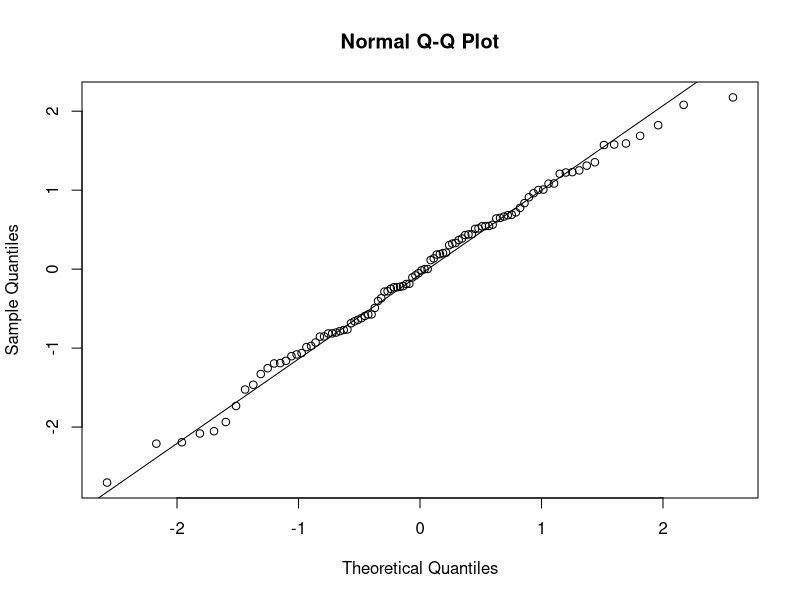
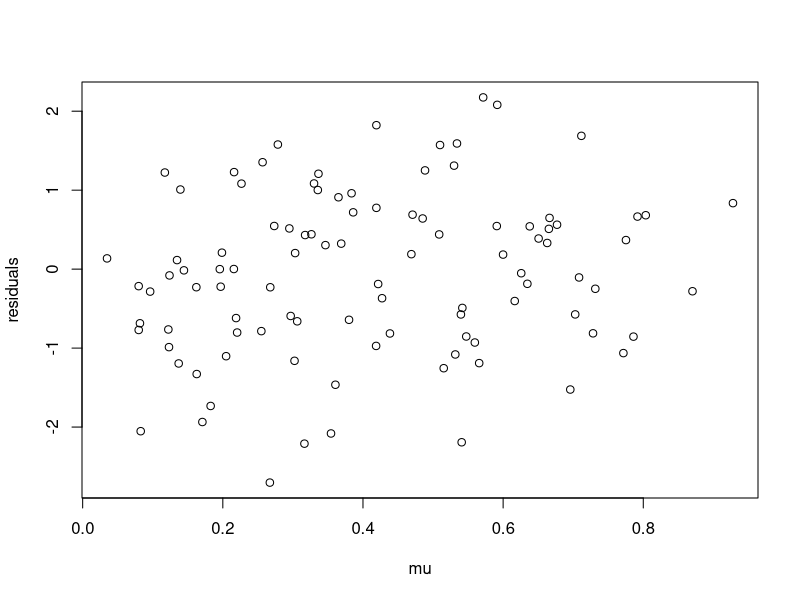
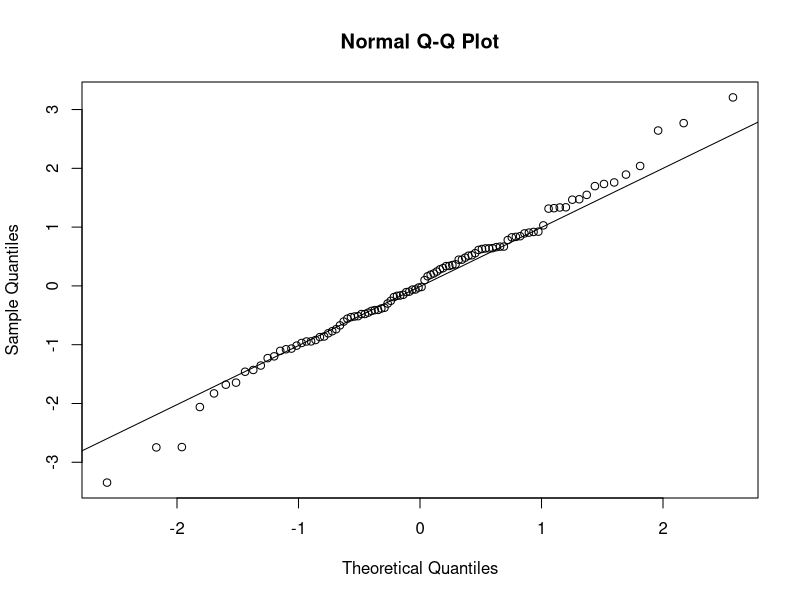
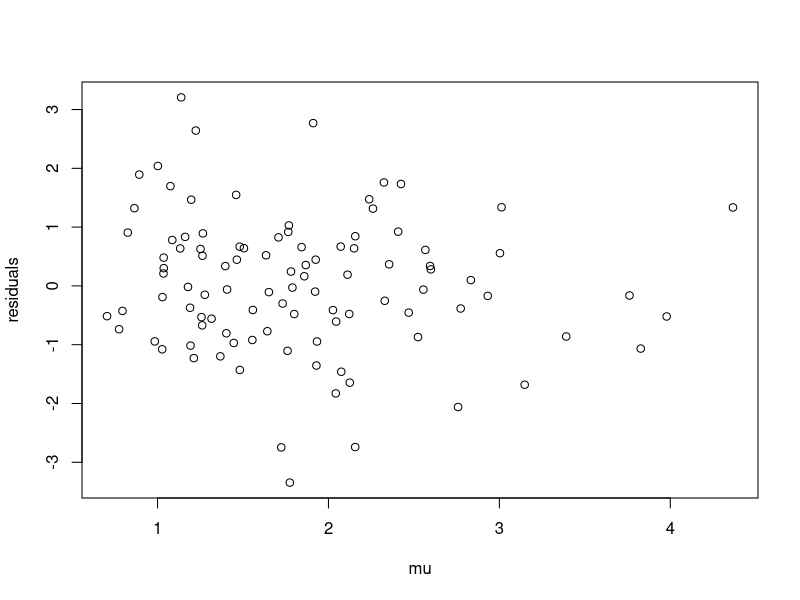
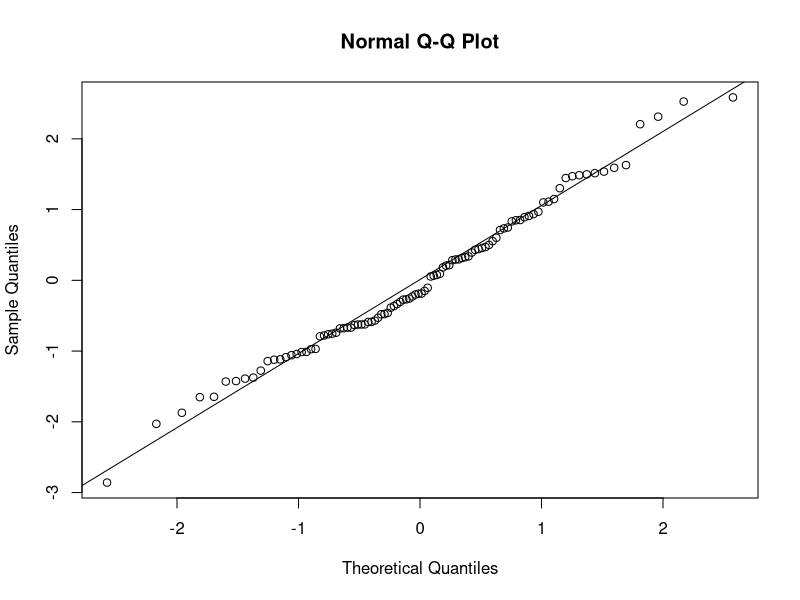
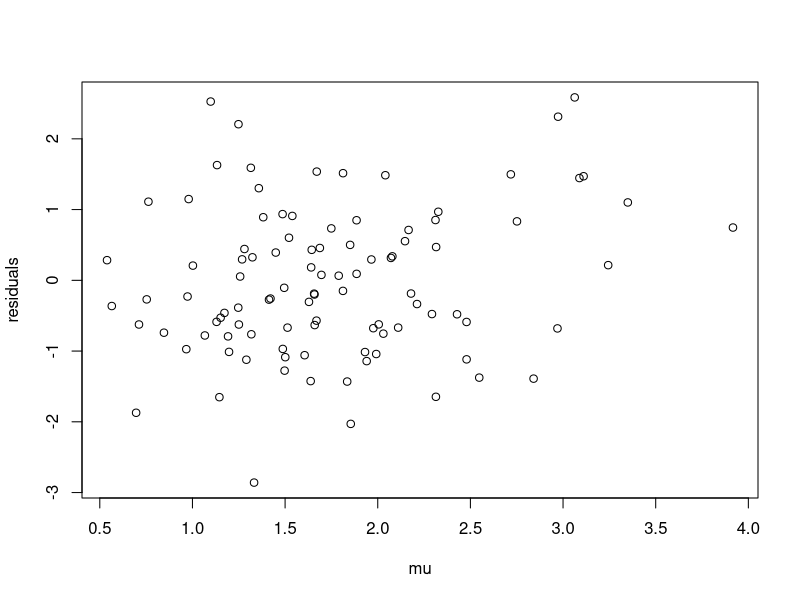

Generate these figures, in order, with R:
library(tidyverse)

# Milagro Chen
# 21066922

my_qres <- function(Y,mu,distribution,m=NULL,k=NULL,make.plot=FALSE){
  if (distribution == 'binom'){
    a <- pbinom(round(Y*m)-1,m, mu)
    b <- pbinom(round(Y*m),m, mu)
  }
  
  if (distribution == 'pois'){
    a <- ppois(Y-1, mu)
    b <- ppois(Y, mu)
  }
  
  if (distribution == 'nbinom'){
    a <- pnbinom(q=Y-1,size=k,mu=mu)
    b <- pnbinom(q=Y,size=k, mu=mu)
  }
  
  u <- runif(length(mu), a, b)
  residuals <- qnorm(u)
  if (make.plot){
    qqnorm(residuals)
    qqline(residuals)
    plot(mu,residuals)
  }
  return(residuals)
}


# binomial
n <- 100
m <- sample(10:30,n,replace=TRUE)
x1 <- rnorm(n)
x2 <- rnorm(n)
mu <- plogis(-0.5 + 0.8*x1 - 0.5*x2)
Y <- rbinom(n,size=m,prob=mu)/m
my_qres(Y,mu,'binom',m,k=NULL,make.plot=TRUE)

# poisson
n <- 100
x1 <- rnorm(n)
x2 <- rnorm(n)
mu <- exp(0.5 + 0.3*x1 - 0.2*x2)
Y <- rpois(n,lambda=mu)
my_qres(Y,mu,'pois',m=NULL,k=NULL,make.plot=TRUE)

# negative binomial
n <- 100
k <- 3
x1 <- rnorm(n)
x2 <- rnorm(n)
mu <- exp(0.5 + 0.3*x1 - 0.2*x2)
Y <- rnbinom(n,size=k,mu=mu)
my_qres(Y,mu,'nbinom',m=NULL,k,make.plot=TRUE)
